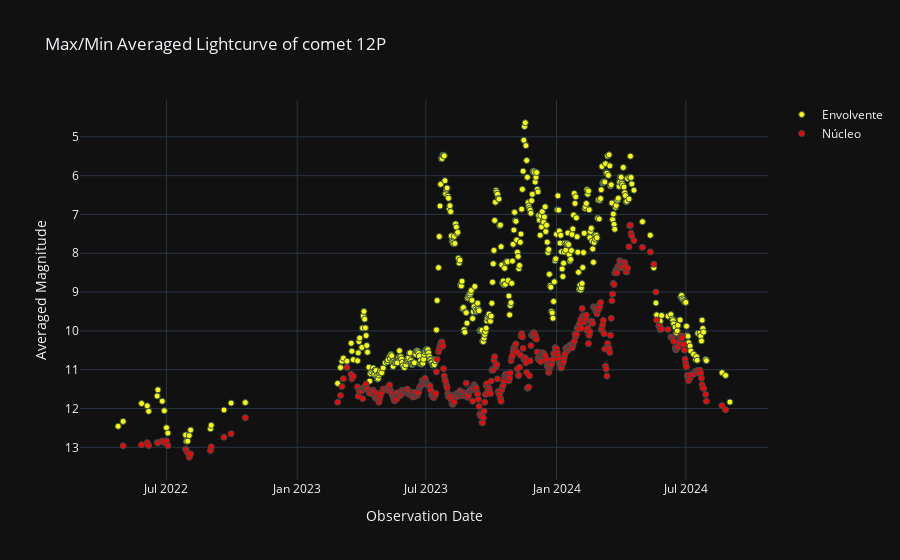

Here is the notebook cell this chart was saved with:
### Code cell
tipo_de_grafica = '7' 
generar_grafica(tipo_de_grafica, nombre_del_cometa, bases_de_datos_mpc)

### Figure 1 — Plotly figure (JSON) as saved in the notebook; plotly's stock layout.template omitted (floating-point values rounded to 4 significant figures; data arrays with more than 128 entries replaced by an {"elided": "..."} marker saying what was removed)
{"data": [{"marker": {"color": "yellow", "line": {"color": "DarkSlateGrey", "width": 1}}, "mode": "markers", "name": "Envolvente", "type": "scatter", "x": {"elided": "449 str values"}, "y": {"elided": "449 float values"}}, {"marker": {"color": "red", "line": {"color": "DarkSlateGrey", "width": 1}}, "mode": "markers", "name": "Núcleo", "type": "scatter", "x": {"elided": "447 str values"}, "y": {"elided": "447 float values"}}], "layout": {"title": {"text": "Max/Min Averaged Lightcurve of comet 12P"}, "xaxis": {"title": {"text": "Observation Date"}}, "yaxis": {"autorange": "reversed", "title": {"text": "Averaged Magnitude"}}}}
